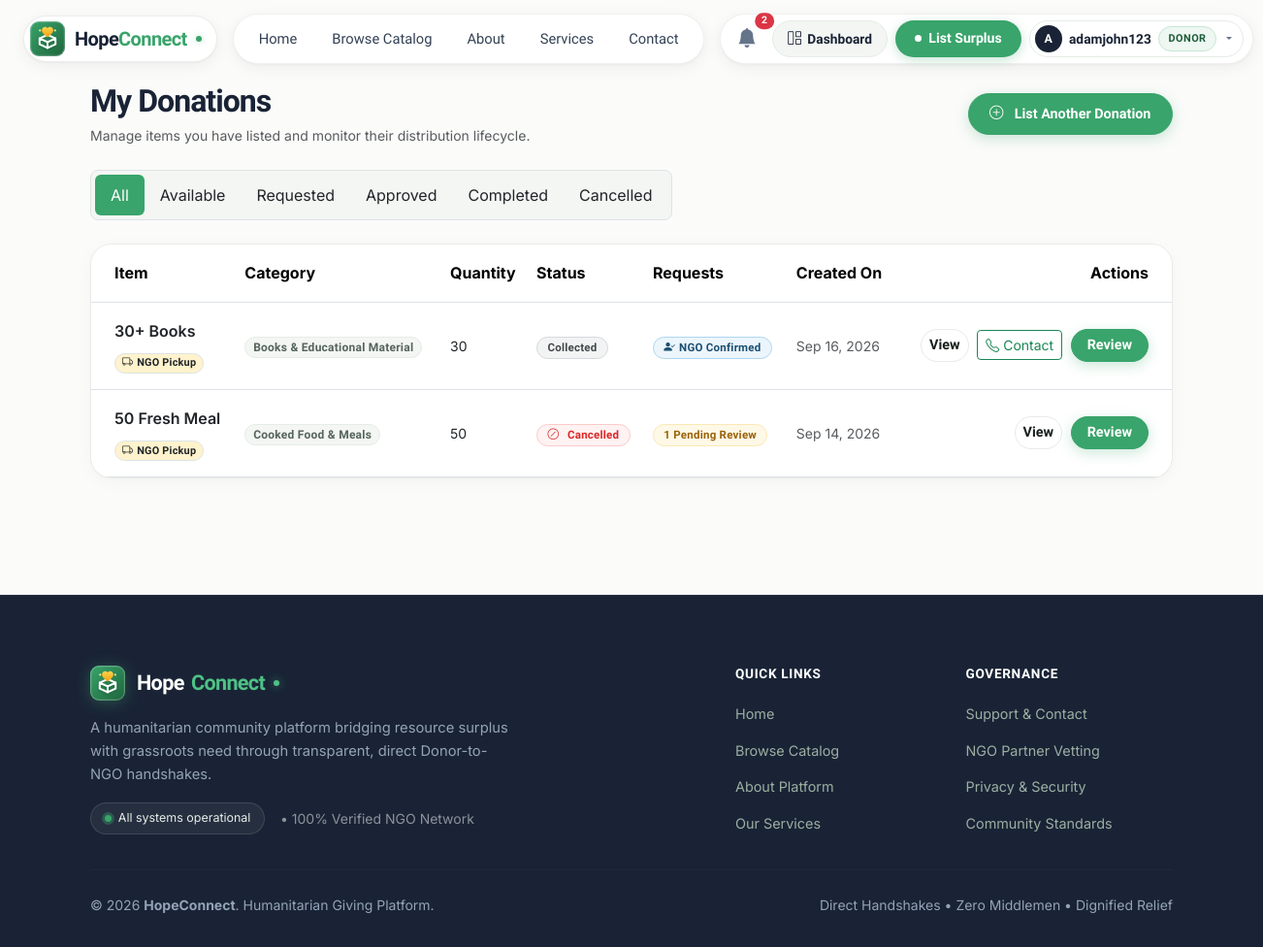
Page /donations/my-donations/ (signed in) on the earlier database version.
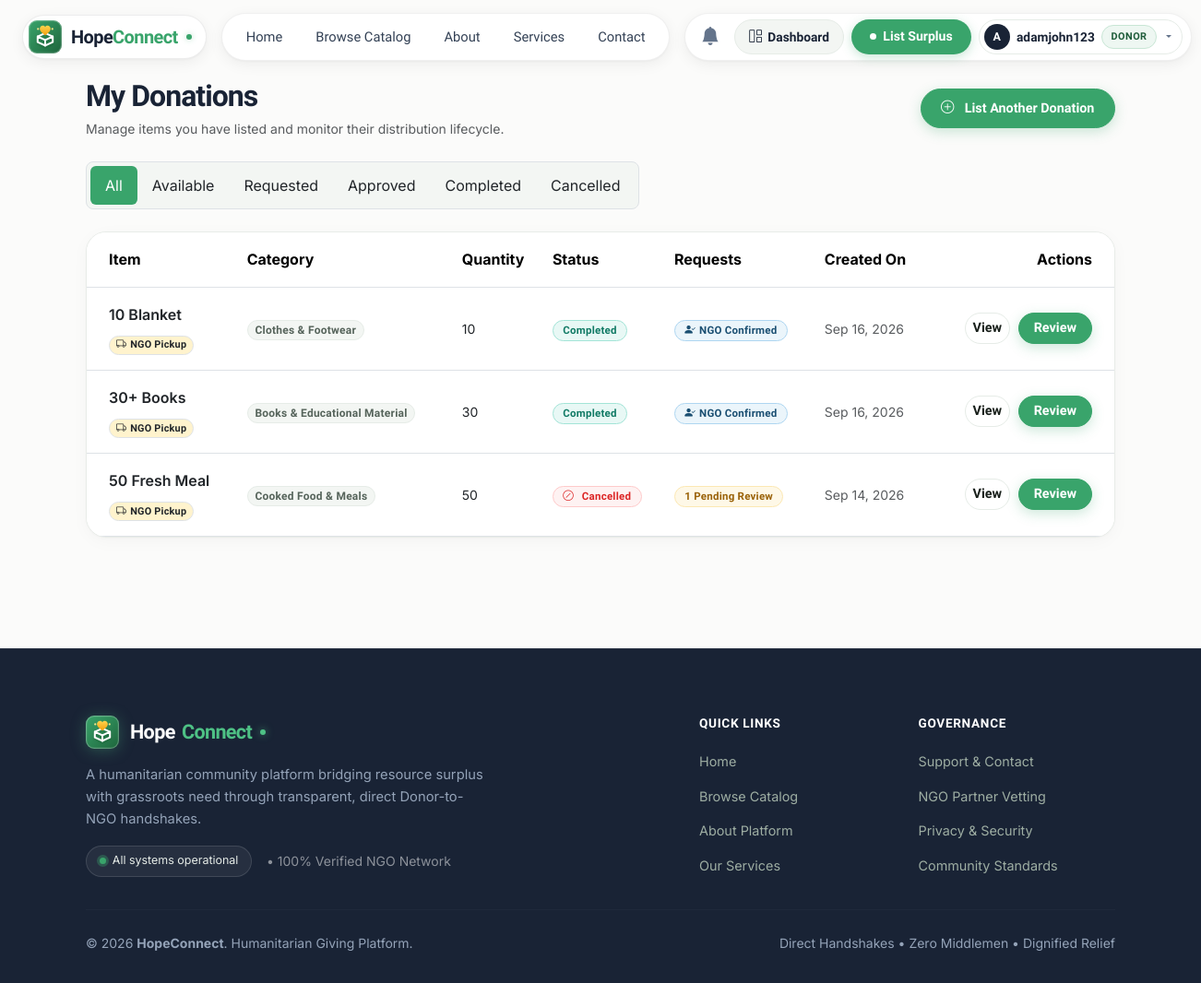
Same page on the later database version.
### donations/models.py (models this page shows, shortened)
class Donation(models.Model):
    STATUS_AVAILABLE = 'AVAILABLE'
    STATUS_REQUESTED = 'REQUESTED'
    STATUS_APPROVED = 'APPROVED'
    STATUS_COLLECTED = 'COLLECTED'
    STATUS_COMPLETED = 'COMPLETED'
    STATUS_REJECTED = 'REJECTED'
    STATUS_CANCELLED = 'CANCELLED'
    STATUS_EXPIRED = 'EXPIRED'
    STATUS_CHOICES = [
        ('AVAILABLE', 'Available'),
        ('REQUESTED', 'Requested'),
        ('APPROVED', 'Approved'),
        ('COLLECTED', 'Collected'),
        ('COMPLETED', 'Completed'),
        ('REJECTED', 'Rejected'),
        ('CANCELLED', 'Cancelled'),
        ('EXPIRED', 'Expired'),
    ]
    DELIVERY_NGO_PICKUP = 'NGO_PICKUP'
    DELIVERY_DONOR_DELIVERY = 'DONOR_DELIVERY'
    DELIVERY_CHOICES = [
        ('NGO_PICKUP', 'NGO/organization will pick up'),
        ('DONOR_DELIVERY', 'Donor will deliver/drop off'),
    ]
    donor = models.ForeignKey(
        User,
        on_delete=models.CASCADE,
        related_name='donations'
    )
    category = models.ForeignKey(
        DonationCategory,
        on_delete=models.SET_NULL,
        null=True,
        related_name='donations'
    )
    title = models.CharField(
        max_length=200
    )
    description = models.TextField(
        blank=True
    )
    quantity = models.CharField(
        max_length=100
    )
    delivery_option = models.CharField(
        max_length=25,
        choices=DELIVERY_CHOICES,
        default='NGO_PICKUP',
        help_text="Transfer method: Donor drop-off vs NGO pickup"
    )
    dropoff_location = models.CharField(
        max_length=255,
        blank=True,
        help_text="Designated drop-off point, e.g. NGO center or community partner hub"
    )
    pickup_address = models.TextField()
    pickup_date = models.DateField(
        null=True,
        blank=True
    )
    pickup_time = models.TimeField(
        null=True,
        blank=True
    )
    expiry_date = models.DateTimeField(
        null=True,
        blank=True
    )
    image = models.ImageField(
        upload_to='donations/',
        blank=True,
        null=True
    )
    status = models.CharField(
        max_length=25,
        choices=STATUS_CHOICES,
        default='AVAILABLE'
    )
    created_at = models.DateTimeField(
        auto_now_add=True
    )
    updated_at = models.DateTimeField(
        auto_now=True
    )
    class Meta:
        verbose_name = "Donation"
        verbose_name_plural = "Donations"
        ordering = ['-created_at']

class DonationCategory(models.Model):
    name = models.CharField(
        max_length=200,
        unique=True
    )
    description = models.TextField(
        blank=True
    )
    class Meta:
        verbose_name = "Donation Category"
        verbose_name_plural = "Donation Categories"
        ordering = ['name']

### donations/views.py (the view)
# urls.py: path('my-donations/', views.my_donations, name='my_donations'),
@login_required
def my_donations(request):
    profile = getattr(request.user, 'profile', None)
    user_role = getattr(profile, 'role', '').upper() if profile else ''
    if not request.user.is_staff and user_role != 'DONOR':
        messages.error(request, "Only Donors can view their listed donations.")
        return redirect('dashboard:dashboard_home')
    donations = Donation.objects.filter(donor=request.user).select_related('category').order_by('-created_at')
    status_filter = request.GET.get('status', 'ALL')
    if status_filter != 'ALL':
        donations = donations.filter(status=status_filter)
    context = {
        'donations': donations,
        'status_filter': status_filter,
    }
    return render(request, 'donations/my_donations.html', context)

### core/context_processors.py (called while the page is built)
def hopeconnect_context(request):
    context = {
        'user_profile': None,
        'user_role': None,
        'unread_notifications_count': 0,
    }
    if request.user.is_authenticated:
        profile = getattr(request.user, 'profile', None)
        context['user_profile'] = profile
        if request.user.is_staff or request.user.is_superuser:
            context['user_role'] = 'Admin'
        elif profile:
            context['user_role'] = 'Donor' if profile.role.upper() == 'DONOR' else 'NGO'
        context['unread_notifications_count'] = request.user.notifications.filter(is_read=False).count()
    return context

### templates/donations/my_donations.html (shortened to what the changed rows need)
{% extends 'base.html' %}
{% block content %}
<div class="py-3">
    <div class="d-flex flex-wrap align-items-center justify-content-between gap-3 mb-4">
        <div>
            <h2 class="fw-bold mb-1" style="color: var(--hc-navy);">My Donations</h2>
        </div>
    </div>
    <div class="app-card p-0 overflow-hidden mb-4">
        <div class="p-0">
            {% if donations %}
            <div class="table-responsive">
                <table class="table table-hover align-middle mb-0">
                    <thead>
                        <tr>
                            <th class="ps-4 py-3">Item</th>
                            <th class="py-3">Category</th>
                            <th class="py-3">Quantity</th>
                            <th class="py-3">Status</th>
                            <th class="py-3">Requests</th>
                            <th class="py-3">Created On</th>
                            <th class="text-end pe-4 py-3">Actions</th>
                        </tr>
                    </thead>
                    <tbody>
                        {% for item in donations %}
                        <tr>
                            <td class="ps-4 py-3 fw-semibold">
                                <a href="{% url 'donation_detail' item.id %}" class="text-dark text-decoration-none">
                                    {{ item.title }}
                                </a>
                                <div class="mt-1">
                                    {% if item.delivery_option == 'DONOR_DELIVERY' %}
                                    <span class="badge bg-primary-subtle text-primary border" style="font-size: 0.68rem;">
                                        <i class="bi bi-box-arrow-in-down me-1"></i>Donor Drop-off
                                    </span>
                                    {% else %}
                                    <span class="badge bg-warning-subtle text-dark border" style="font-size: 0.68rem;">
                                        <i class="bi bi-truck me-1"></i>NGO Pickup
                                    </span>
                                    {% endif %}
                                </div>
                            </td>
                            <td class="py-3"><span class="badge bg-light text-secondary border">{{ item.category.name|default:"General" }}</span></td>
                            <td class="py-3 small text-dark">{{ item.quantity }}</td>
                            <td class="py-3">
                                {% if item.status == 'AVAILABLE' %}
                                <span class="badge badge-available">Available</span>
                                {% elif item.status == 'REQUESTED' %}
                                <span class="badge badge-requested">Requested</span>
                                {% elif item.status == 'APPROVED' %}
                                <span class="badge badge-approved">Approved</span>
                                {% elif item.status == 'COLLECTED' %}
                                <span class="badge badge-collected">Collected</span>
                                {% elif item.status == 'COMPLETED' %}
                                <span class="badge badge-completed">Completed</span>
                                {% elif item.status == 'CANCELLED' %}
                                <span class="badge badge-cancelled"><i class="bi bi-slash-circle me-1"></i>Cancelled</span>
                                {% elif item.status == 'REJECTED' %}
                                <span class="badge badge-rejected"><i class="bi bi-x-circle me-1"></i>Rejected</span>
                                {% else %}
                                <span class="badge bg-light text-secondary">{{ item.get_status_display }}</span>
                                {% endif %}
                            </td>
                            <td class="py-3">
                                {% if item.status == 'APPROVED' or item.status == 'COLLECTED' or item.status == 'COMPLETED' %}
                                <a href="{% url 'donation_detail' item.id %}" class="badge badge-approved text-decoration-none">
                                    <i class="bi bi-person-check-fill me-1"></i>NGO Confirmed
                                </a>
                                {% elif item.requests.count > 0 %}
                                <a href="{% url 'review_requests' item.id %}" class="badge badge-requested text-decoration-none">
                                    {{ item.requests.count }} Pending Review
                                </a>
                                {% else %}
                                <span class="text-muted small">None</span>
                                {% endif %}
                            </td>
                            <td class="text-muted small py-3">{{ item.created_at|date:"M d, Y" }}</td>
                            <td class="text-end pe-4 py-3">
                                <a href="{% url 'donation_detail' item.id %}" class="btn-secondary-outline btn-sm py-1 px-2 me-1">View</a>
                                {% if item.status == 'APPROVED' or item.status == 'COLLECTED' %}
                                <a href="{% url 'donation_detail' item.id %}" class="btn btn-sm btn-outline-success py-1 px-2 me-1" title="View Confirmed NGO Contact">
                                    <i class="bi bi-telephone me-1"></i>Contact
                                </a>
                                {% endif %}
                                {% if item.requests.count > 0 %}
                                <a href="{% url 'review_requests' item.id %}" class="btn-action btn-sm py-1 px-3">Review</a>
                                {% endif %}
                            </td>
                        </tr>
                        {% endfor %}
                    </tbody>
                </table>
            </div>
            {% endif %}
        </div>
    </div>
</div>
{% endblock %}

### templates/base.html (shortened to what the changed rows need)
{% load static %}
<!DOCTYPE html>
<html lang="en">
<head>
    <link href="https://cdn.jsdelivr.net/npm/bootstrap@5.3.3/dist/css/bootstrap.min.css" rel="stylesheet">
    <link rel="stylesheet" href="https://cdn.jsdelivr.net/npm/bootstrap-icons@1.11.3/font/bootstrap-icons.min.css">
    <link rel="stylesheet" href="{% static 'css/style.css' %}?v=1.3">
</head>
<body>
    <header class="site-header">
        <div class="header-container px-3 px-lg-4">
            <div class="header-actions-pill d-none d-lg-flex align-items-center">
                {% if user.is_authenticated %}
                <a class="header-icon-btn position-relative" href="{% url 'notifications_list' %}" title="Notifications">
                    <i class="bi bi-bell-fill fs-5"></i>
                    {% if unread_notifications_count > 0 %}
                    <span class="position-absolute top-0 start-100 translate-middle badge rounded-pill bg-danger" style="font-size: 0.65rem; padding: 0.22rem 0.42rem;">
                        {{ unread_notifications_count }}
                    </span>
                    {% endif %}
                </a>
                {% endif %}
            </div>
        </div>
    </header>
    <main class="{% if request.resolver_match.url_name == 'home' %}p-0 m-0 w-100{% else %}container py-3{% endif %}">
        {% block content %}
        {% endblock %}
    </main>
</body>
</html>

Differences in the rows shown:
added Donation: title "10 Blanket", delivery_option "NGO_PICKUP" (drawn), category.name "Clothes & Footwear", quantity "10", status "Completed", created_at "Sep 16, 2026", shows "Review"
changed Donation "30+ Books": status "Collected Contact" → "Completed"
Other differences:
{{ unread_notifications_count }}: "2" → (not shown)
